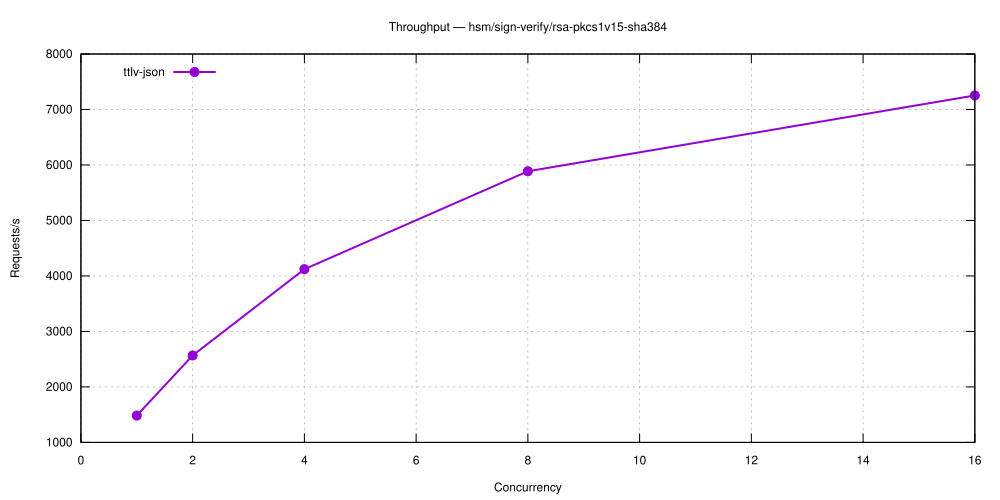

This chart was generated by the following gnuplot code:
set terminal svg size 1000,500 enhanced font 'Helvetica,12'
set output 'hsm_sign-verify_rsa-pkcs1v15-sha384.svg'
set title 'Throughput — hsm/sign-verify/rsa-pkcs1v15-sha384'
set grid
set xlabel 'Concurrency'
set ylabel 'Requests/s'
set key top left
plot 'hsm_sign-verify_rsa-pkcs1v15-sha384-5.28.0-ttlv-json.dat' using 1:2 with linespoints lw 2 pt 7 title 'ttlv-json'
